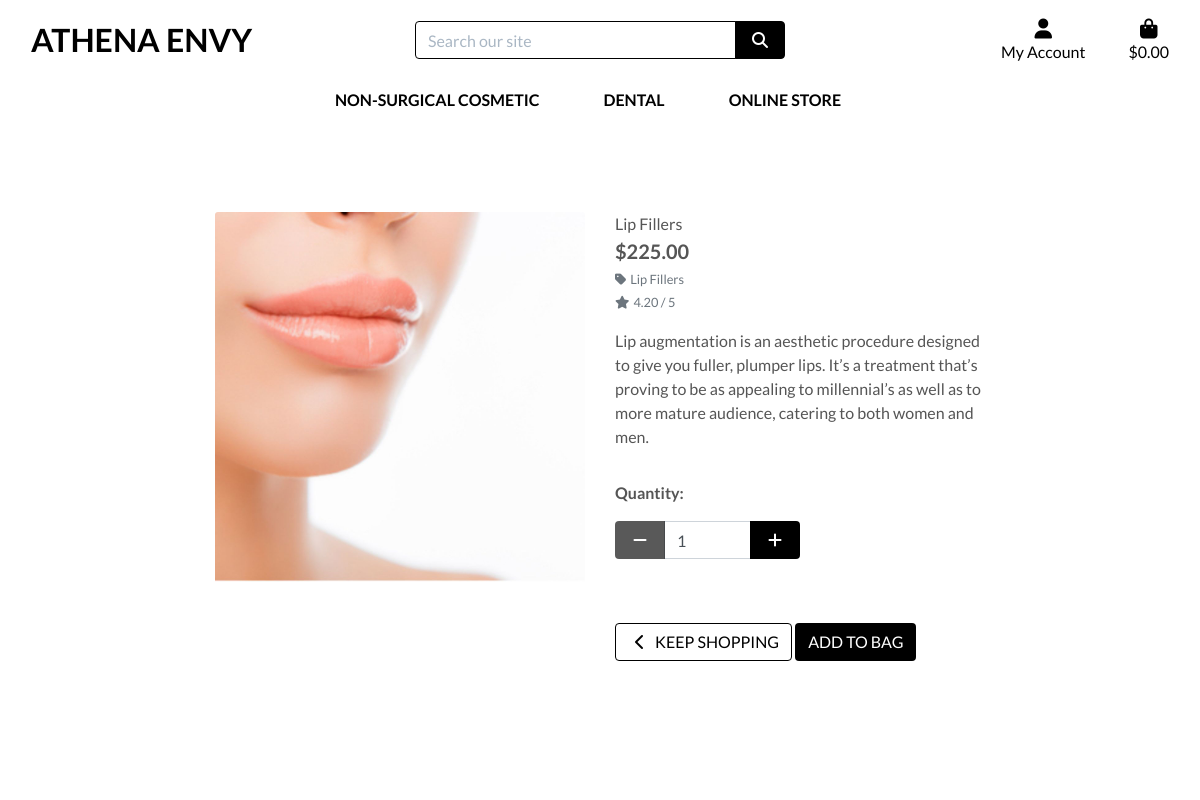
Screenshot of /products/2/ with the database file from the repository.
### products/models.py (models this page shows, shortened)
class Product(models.Model):
    category = models.ForeignKey('Category', null=True, blank=True, on_delete=models.SET_NULL)
    sku = models.CharField(max_length=254, null=True, blank=True)
    name = models.CharField(max_length=254)
    description = models.TextField()
    price = models.DecimalField(max_digits=6, decimal_places=2)
    rating = models.DecimalField(max_digits=6, decimal_places=2, null=True, blank=True)
    image_url = models.URLField(max_length=1024, null=True, blank=True)
    image = models.ImageField(null=True, blank=True)

class Category(models.Model):
    class Meta:
        verbose_name_plural = 'Categories'
    name = models.CharField(max_length=254)
    friendly_name = models.CharField(max_length=254, null=True, blank=True)

### products/views.py (the view)
# urls.py: path('<int:product_id>/', views.product_detail, name='product_detail'),
def product_detail(request, product_id):
    product = get_object_or_404(Product, pk=product_id)
    context = {
        'product': product,
    }
    return render(request, 'products/product_detail.html', context)

### bag/contexts.py (called while the page is built, shortened)
def bag_contents(request):
    bag_items = []
    total = 0
    product_count = 0
    bag = request.session.get('bag', {})
    if total < settings.FREE_DELIVERY_THRESHOLD:
        delivery = total * Decimal(settings.STANDARD_DELIVERY_PERCENTAGE / 100)
        free_delivery_delta = settings.FREE_DELIVERY_THRESHOLD - total
    else:
        delivery = 0
        free_delivery_delta = 0
    grand_total = delivery + total
    context = {
        'bag_items': bag_items,
        'total': total,
        'product_count': product_count,
        'delivery': delivery,
        'free_delivery_delta': free_delivery_delta,
        'free_delivery_threshold': settings.FREE_DELIVERY_THRESHOLD,
        'grand_total': grand_total,
    }
    return context

### products/templates/products/product_detail.html (shortened to what this page needs)
{% extends "base.html" %}
{% load static %}
{% block page_header %}
    <div class="container header-container">
    </div>
{% endblock %}
{% block content %}
    <div class="overlay"></div>
    <div class="container-fluid">
        <div class="row">
            <div class="col-12 col-md-6 col-lg-4 offset-lg-2">
                <div class="image-container my-5">
                    {% if product.image %}
                        <a href="{{ product.image.url }}" target="_blank">
                            <img class="card-img-top img-fluid" src="{{ product.image.url }}" alt="{{ product.name }}">
                        </a>
                        {% else %}
                        <a href="">
                            <img class="card-img-top img-fluid" src="{{ MEDIA_URL }}noimage.png" alt="{{ product.name }}">
                        </a>
                    {% endif %}
                </div>
            </div>
            <div class="col-12 col-md-6 col-lg-4">
                <div class="product-details-container mb-5 mt-md-5">
                    <p class="mb-0">{{ product.name }}</p>
                    <p class="lead mb-0 text-left font-weight-bold">${{ product.price }}</p>
                    {% if product.category %}
                    <p class="small mt-1 mb-0">
                        <a class="text-muted" href="{% url 'products' %}?category={{ product.category.name }}">
                            <i class="fas fa-tag mr-1"></i>{{ product.category.friendly_name }}
                        </a>
                    </p>
                    {% endif %}
                    {% if product.rating %}
                        <small class="text-muted"><i class="fas fa-star mr-1"></i>{{ product.rating }} / 5</small>
                    {% else %}
                        <small class="text-muted">No Rating</small>
                    {% endif %}
                    <p class="mt-3">{{ product.description }}</p>
                    <form class="form" action="{% url 'add_to_bag' product.id %}" method="POST">
                        <div class="form-row">
                            <div class="col-12">
                                <p class="mt-3"><strong>Quantity:</strong></p>
                                <div class="form-group w-50">
                                    <div class="input-group">
                                        <div class="input-group-prepend">
                                            <button class="decrement-qty btn btn-black rounded-1"
                                                data-item_id="{{ product.id }}" id="decrement-qty_{{ product.id }}">
                                                <span class="icon">
                                                    <i class="fas fa-minus"></i>
                                                </span>
                                            </button>
                                        </div>
                                        <input class="form-control qty_input" type="number"
                                            name="quantity" value="1" min="1" max="99"
                                            data-item_id="{{ product.id }}"
                                            id="id_qty_{{ product.id }}">
                                        <div class="input-group-append">
                                            <button class="increment-qty btn btn-black rounded-1"
                                                data-item_id="{{ product.id }}" id="increment-qty_{{ product.id }}">
                                                <span class="icon">
                                                    <i class="fas fa-plus"></i>
                                                </span>
                                            </button>
                                        </div>
                                    </div>
                                </div>
                            </div>
                            <div class="col-12">
                                <a href="{% url 'products' %}" class="btn btn-outline-black rounded-1 mt-5">
                                    <span class="icon">
                                        <i class="fas fa-chevron-left"></i>
                                    </span>
                                    <span class="text-uppercase">Keep Shopping</span>
                                </a>
                                <input type="submit" class="btn btn-black rounded-1 text-uppercase mt-5" value="Add to Bag">
                            </div>
                        </div>
                    </form>
                </div>
            </div>
        </div>
    </div>
{% endblock %}

### static/css/base.css (style rules this page uses)
html { height: 100%; }
body { background: url('/media/header.jpg') no-repeat center center fixed; background-size: cover; height: calc(100vh - 164px); color: #555; font-family: 'Lato'; }
.icon { align-items: center; display: inline-flex; justify-content: center; height: 1.5rem; width: 1.5rem; }
.btn-black { background: black; color: white; }
.btn-outline-black { background: white; color: black !important; border: 1px solid black; }
.overlay { height: 100%; width: 100%; top: 0; left: 0; position: fixed; background: white; z-index: -1; }
@media (min-width: 1200px) { .container { max-width: 80%; } }
@media (min-width: 992px) { .header-container { padding-top: 164px; } }

### rows the page displays
Product: image (picture), name "Lip Fillers", price "225.00", category.friendly_name "Lip Fillers", rating "4.20", description "Lip augmentation is an aesthetic procedure designed to give you fuller, plumper lips. It’s a treatment that’s proving to be as appealing to millennial’s as well as to more mature audience, catering to both women and men."
